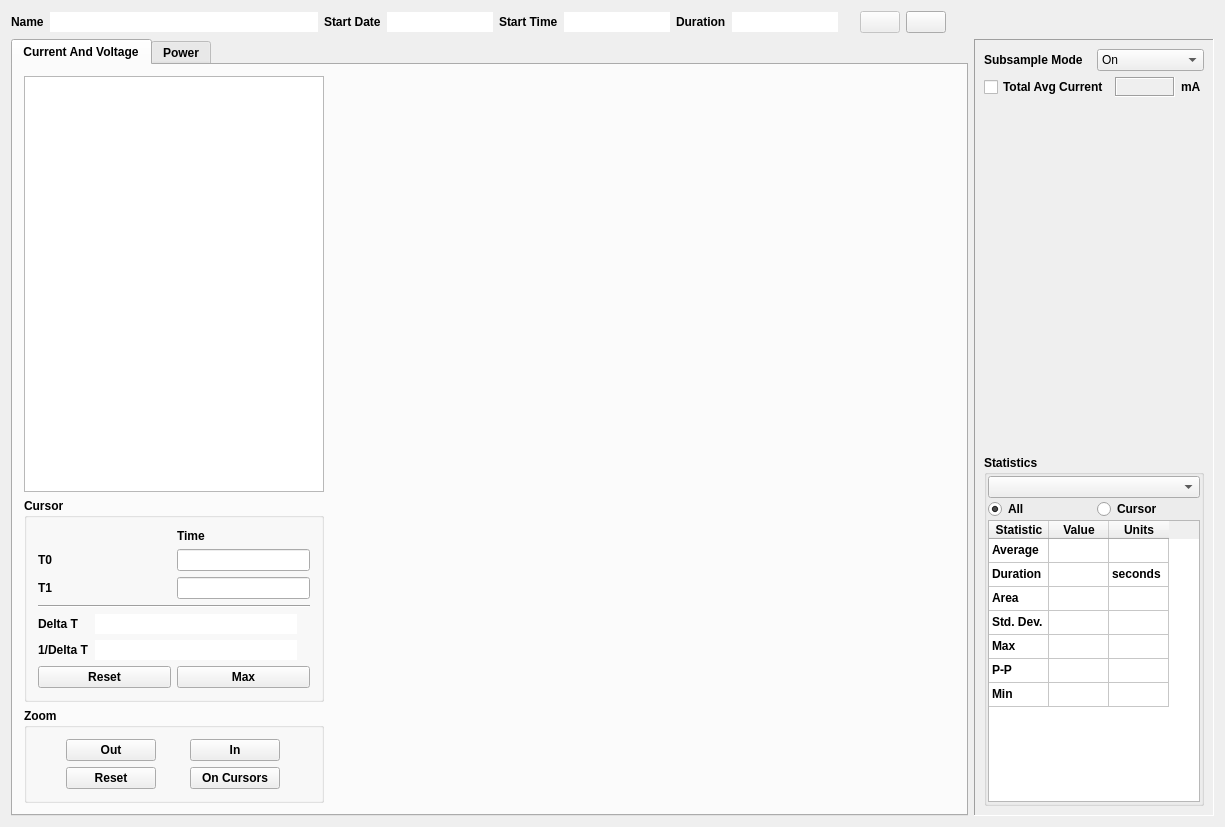
<?xml version="1.0" encoding="UTF-8"?>
<ui version="4.0">
 <class>EPMViewerWindowClass</class>
 <widget class="QWidget" name="EPMViewerWindowClass">
  <property name="geometry">
   <rect>
    <x>0</x>
    <y>0</y>
    <width>1225</width>
    <height>827</height>
   </rect>
  </property>
  <property name="sizePolicy">
   <sizepolicy hsizetype="Expanding" vsizetype="Expanding">
    <horstretch>0</horstretch>
    <verstretch>0</verstretch>
   </sizepolicy>
  </property>
  <property name="minimumSize">
   <size>
    <width>0</width>
    <height>0</height>
   </size>
  </property>
  <property name="maximumSize">
   <size>
    <width>16777215</width>
    <height>16777215</height>
   </size>
  </property>
  <property name="windowTitle">
   <string>QEPM Viewer</string>
  </property>
  <property name="windowIcon">
   <iconset resource="Resources/QEPMViewer.qrc">
    <normaloff>:/QEPMViewer.ico</normaloff>:/QEPMViewer.ico</iconset>
  </property>
  <layout class="QVBoxLayout" name="_topLayout">
   <item>
    <layout class="QHBoxLayout" name="captionLayout">
     <property name="spacing">
      <number>6</number>
     </property>
     <property name="bottomMargin">
      <number>0</number>
     </property>
     <item>
      <widget class="QLabel" name="label_4">
       <property name="text">
        <string>&lt;html&gt;&lt;head/&gt;&lt;body&gt;&lt;p&gt;&lt;span style=&quot; font-weight:600;&quot;&gt;Name&lt;/span&gt;&lt;/p&gt;&lt;/body&gt;&lt;/html&gt;</string>
       </property>
      </widget>
     </item>
     <item>
      <widget class="QLineEdit" name="_name">
       <property name="minimumSize">
        <size>
         <width>160</width>
         <height>0</height>
        </size>
       </property>
       <property name="autoFillBackground">
        <bool>false</bool>
       </property>
       <property name="frame">
        <bool>false</bool>
       </property>
       <property name="readOnly">
        <bool>true</bool>
       </property>
      </widget>
     </item>
     <item>
      <widget class="QLabel" name="label_5">
       <property name="text">
        <string>&lt;html&gt;&lt;head/&gt;&lt;body&gt;&lt;p&gt;&lt;span style=&quot; font-weight:600;&quot;&gt;Start Date&lt;/span&gt;&lt;/p&gt;&lt;/body&gt;&lt;/html&gt;</string>
       </property>
      </widget>
     </item>
     <item>
      <widget class="QLineEdit" name="_startDate">
       <property name="sizePolicy">
        <sizepolicy hsizetype="Minimum" vsizetype="Fixed">
         <horstretch>0</horstretch>
         <verstretch>0</verstretch>
        </sizepolicy>
       </property>
       <property name="minimumSize">
        <size>
         <width>80</width>
         <height>0</height>
        </size>
       </property>
       <property name="frame">
        <bool>false</bool>
       </property>
       <property name="alignment">
        <set>Qt::AlignLeading|Qt::AlignLeft|Qt::AlignVCenter</set>
       </property>
       <property name="readOnly">
        <bool>true</bool>
       </property>
      </widget>
     </item>
     <item>
      <widget class="QLabel" name="label_6">
       <property name="text">
        <string>&lt;html&gt;&lt;head/&gt;&lt;body&gt;&lt;p&gt;&lt;span style=&quot; font-weight:600;&quot;&gt;Start Time&lt;/span&gt;&lt;/p&gt;&lt;/body&gt;&lt;/html&gt;</string>
       </property>
      </widget>
     </item>
     <item>
      <widget class="QLineEdit" name="_startTime">
       <property name="sizePolicy">
        <sizepolicy hsizetype="Minimum" vsizetype="Fixed">
         <horstretch>0</horstretch>
         <verstretch>0</verstretch>
        </sizepolicy>
       </property>
       <property name="minimumSize">
        <size>
         <width>80</width>
         <height>0</height>
        </size>
       </property>
       <property name="frame">
        <bool>false</bool>
       </property>
       <property name="alignment">
        <set>Qt::AlignLeading|Qt::AlignLeft|Qt::AlignVCenter</set>
       </property>
       <property name="readOnly">
        <bool>true</bool>
       </property>
      </widget>
     </item>
     <item>
      <widget class="QLabel" name="label_7">
       <property name="text">
        <string>&lt;html&gt;&lt;head/&gt;&lt;body&gt;&lt;p&gt;&lt;span style=&quot; font-weight:600;&quot;&gt;Duration&lt;/span&gt;&lt;/p&gt;&lt;/body&gt;&lt;/html&gt;</string>
       </property>
      </widget>
     </item>
     <item>
      <widget class="QLineEdit" name="_duration">
       <property name="sizePolicy">
        <sizepolicy hsizetype="Minimum" vsizetype="Fixed">
         <horstretch>0</horstretch>
         <verstretch>0</verstretch>
        </sizepolicy>
       </property>
       <property name="minimumSize">
        <size>
         <width>80</width>
         <height>0</height>
        </size>
       </property>
       <property name="frame">
        <bool>false</bool>
       </property>
       <property name="alignment">
        <set>Qt::AlignJustify|Qt::AlignVCenter</set>
       </property>
       <property name="readOnly">
        <bool>true</bool>
       </property>
      </widget>
     </item>
     <item>
      <spacer name="horizontalSpacer_3">
       <property name="orientation">
        <enum>Qt::Horizontal</enum>
       </property>
       <property name="sizeType">
        <enum>QSizePolicy::Fixed</enum>
       </property>
       <property name="sizeHint" stdset="0">
        <size>
         <width>16</width>
         <height>20</height>
        </size>
       </property>
      </spacer>
     </item>
     <item>
      <widget class="QPushButton" name="_exportButton">
       <property name="enabled">
        <bool>false</bool>
       </property>
       <property name="contextMenuPolicy">
        <enum>Qt::NoContextMenu</enum>
       </property>
       <property name="toolTip">
        <string>&lt;html&gt;&lt;head/&gt;&lt;body&gt;&lt;p&gt;Export selected or unselected series&lt;/p&gt;&lt;/body&gt;&lt;/html&gt;</string>
       </property>
       <property name="text">
        <string/>
       </property>
       <property name="icon">
        <iconset resource="Resources/QEPMViewer.qrc">
         <normaloff>:/Export.png</normaloff>:/Export.png</iconset>
       </property>
       <property name="iconSize">
        <size>
         <width>27</width>
         <height>20</height>
        </size>
       </property>
      </widget>
     </item>
     <item>
      <widget class="QPushButton" name="_locateExportFolder">
       <property name="contextMenuPolicy">
        <enum>Qt::NoContextMenu</enum>
       </property>
       <property name="text">
        <string/>
       </property>
       <property name="icon">
        <iconset resource="Resources/QEPMViewer.qrc">
         <normaloff>:/folder-play.png</normaloff>:/folder-play.png</iconset>
       </property>
       <property name="iconSize">
        <size>
         <width>27</width>
         <height>20</height>
        </size>
       </property>
      </widget>
     </item>
     <item>
      <spacer name="horizontalSpacer_2">
       <property name="orientation">
        <enum>Qt::Horizontal</enum>
       </property>
       <property name="sizeHint" stdset="0">
        <size>
         <width>40</width>
         <height>20</height>
        </size>
       </property>
      </spacer>
     </item>
    </layout>
   </item>
   <item>
    <layout class="QHBoxLayout" name="horizontalLayout_4" stretch="10,1">
     <item>
      <widget class="QTabWidget" name="_tabWidget">
       <property name="font">
        <font>
         <bold>true</bold>
        </font>
       </property>
       <property name="currentIndex">
        <number>0</number>
       </property>
       <widget class="QWidget" name="_currentAndVoltageTab">
        <attribute name="title">
         <string>Current And Voltage</string>
        </attribute>
        <layout class="QHBoxLayout" name="horizontalLayout_8" stretch="1,10">
         <item>
          <layout class="QVBoxLayout" name="verticalLayout_12">
           <item>
            <widget class="EPMChannelTable" name="_channelTable">
             <property name="sizePolicy">
              <sizepolicy hsizetype="Fixed" vsizetype="Expanding">
               <horstretch>0</horstretch>
               <verstretch>0</verstretch>
              </sizepolicy>
             </property>
             <property name="minimumSize">
              <size>
               <width>300</width>
               <height>0</height>
              </size>
             </property>
             <property name="maximumSize">
              <size>
               <width>300</width>
               <height>16777215</height>
              </size>
             </property>
             <property name="verticalScrollBarPolicy">
              <enum>Qt::ScrollBarAsNeeded</enum>
             </property>
             <property name="horizontalScrollBarPolicy">
              <enum>Qt::ScrollBarAlwaysOff</enum>
             </property>
             <property name="editTriggers">
              <set>QAbstractItemView::NoEditTriggers</set>
             </property>
             <property name="selectionMode">
              <enum>QAbstractItemView::NoSelection</enum>
             </property>
             <attribute name="horizontalHeaderMinimumSectionSize">
              <number>30</number>
             </attribute>
             <attribute name="horizontalHeaderDefaultSectionSize">
              <number>30</number>
             </attribute>
             <attribute name="verticalHeaderVisible">
              <bool>false</bool>
             </attribute>
             <attribute name="verticalHeaderMinimumSectionSize">
              <number>24</number>
             </attribute>
             <attribute name="verticalHeaderDefaultSectionSize">
              <number>24</number>
             </attribute>
            </widget>
           </item>
           <item>
            <layout class="QVBoxLayout" name="verticalLayout_11">
             <item>
              <widget class="QGroupBox" name="groupBox_2">
               <property name="sizePolicy">
                <sizepolicy hsizetype="Preferred" vsizetype="Preferred">
                 <horstretch>0</horstretch>
                 <verstretch>0</verstretch>
                </sizepolicy>
               </property>
               <property name="minimumSize">
                <size>
                 <width>250</width>
                 <height>0</height>
                </size>
               </property>
               <property name="title">
                <string>Cursor</string>
               </property>
               <layout class="QVBoxLayout" name="verticalLayout_15">
                <item>
                 <layout class="QVBoxLayout" name="verticalLayout_14">
                  <item>
                   <layout class="QHBoxLayout" name="horizontalLayout_9">
                    <item>
                     <layout class="QVBoxLayout" name="verticalLayout_7">
                      <item>
                       <spacer name="horizontalSpacer">
                        <property name="orientation">
                         <enum>Qt::Horizontal</enum>
                        </property>
                        <property name="sizeHint" stdset="0">
                         <size>
                          <width>40</width>
                          <height>20</height>
                         </size>
                        </property>
                       </spacer>
                      </item>
                      <item>
                       <widget class="QLabel" name="label_8">
                        <property name="text">
                         <string>&lt;html&gt;&lt;head/&gt;&lt;body&gt;&lt;p&gt;T0&lt;/p&gt;&lt;/body&gt;&lt;/html&gt;</string>
                        </property>
                       </widget>
                      </item>
                      <item>
                       <widget class="QLabel" name="label_9">
                        <property name="text">
                         <string>&lt;html&gt;&lt;head/&gt;&lt;body&gt;&lt;p&gt;T1&lt;/p&gt;&lt;/body&gt;&lt;/html&gt;</string>
                        </property>
                       </widget>
                      </item>
                     </layout>
                    </item>
                    <item>
                     <layout class="QVBoxLayout" name="verticalLayout_13">
                      <item>
                       <widget class="QLabel" name="label_10">
                        <property name="text">
                         <string>&lt;html&gt;&lt;head/&gt;&lt;body&gt;&lt;p&gt;Time&lt;/p&gt;&lt;/body&gt;&lt;/html&gt;</string>
                        </property>
                       </widget>
                      </item>
                      <item>
                       <widget class="QLineEdit" name="_t0"/>
                      </item>
                      <item>
                       <widget class="QLineEdit" name="_t1"/>
                      </item>
                     </layout>
                    </item>
                   </layout>
                  </item>
                  <item>
                   <widget class="Line" name="line">
                    <property name="orientation">
                     <enum>Qt::Horizontal</enum>
                    </property>
                   </widget>
                  </item>
                  <item>
                   <layout class="QHBoxLayout" name="horizontalLayout_5">
                    <item>
                     <layout class="QVBoxLayout" name="verticalLayout_5">
                      <item>
                       <widget class="QLabel" name="label_11">
                        <property name="text">
                         <string>&lt;html&gt;&lt;head/&gt;&lt;body&gt;&lt;p&gt;Delta T&lt;/p&gt;&lt;/body&gt;&lt;/html&gt;</string>
                        </property>
                       </widget>
                      </item>
                      <item>
                       <widget class="QLabel" name="label_12">
                        <property name="text">
                         <string>&lt;html&gt;&lt;head/&gt;&lt;body&gt;&lt;p&gt;1/Delta T&lt;/p&gt;&lt;/body&gt;&lt;/html&gt;</string>
                        </property>
                       </widget>
                      </item>
                     </layout>
                    </item>
                    <item>
                     <layout class="QVBoxLayout" name="verticalLayout_6">
                      <item>
                       <widget class="QLineEdit" name="_deltaT">
                        <property name="frame">
                         <bool>false</bool>
                        </property>
                        <property name="alignment">
                         <set>Qt::AlignCenter</set>
                        </property>
                        <property name="readOnly">
                         <bool>true</bool>
                        </property>
                       </widget>
                      </item>
                      <item>
                       <widget class="QLineEdit" name="_1DivDeltaT">
                        <property name="frame">
                         <bool>false</bool>
                        </property>
                        <property name="alignment">
                         <set>Qt::AlignCenter</set>
                        </property>
                        <property name="readOnly">
                         <bool>true</bool>
                        </property>
                       </widget>
                      </item>
                     </layout>
                    </item>
                    <item>
                     <layout class="QVBoxLayout" name="verticalLayout_16">
                      <item>
                       <widget class="QLabel" name="_deltaTLabel">
                        <property name="text">
                         <string/>
                        </property>
                       </widget>
                      </item>
                      <item>
                       <widget class="QLabel" name="_1DivDeltaTLabel">
                        <property name="text">
                         <string/>
                        </property>
                       </widget>
                      </item>
                     </layout>
                    </item>
                   </layout>
                  </item>
                 </layout>
                </item>
                <item>
                 <layout class="QHBoxLayout" name="horizontalLayout_6">
                  <item>
                   <widget class="QPushButton" name="_resetButton">
                    <property name="text">
                     <string>Reset</string>
                    </property>
                   </widget>
                  </item>
                  <item>
                   <widget class="QPushButton" name="_maxButton">
                    <property name="text">
                     <string>Max</string>
                    </property>
                   </widget>
                  </item>
                 </layout>
                </item>
               </layout>
              </widget>
             </item>
             <item>
              <widget class="QGroupBox" name="groupBox_3">
               <property name="sizePolicy">
                <sizepolicy hsizetype="Preferred" vsizetype="Preferred">
                 <horstretch>0</horstretch>
                 <verstretch>0</verstretch>
                </sizepolicy>
               </property>
               <property name="title">
                <string>Zoom</string>
               </property>
               <layout class="QVBoxLayout" name="verticalLayout_10">
                <item>
                 <layout class="QHBoxLayout" name="horizontalLayout_7">
                  <item>
                   <layout class="QVBoxLayout" name="verticalLayout_8">
                    <item>
                     <widget class="QPushButton" name="_zoomOutButton">
                      <property name="sizePolicy">
                       <sizepolicy hsizetype="Maximum" vsizetype="Fixed">
                        <horstretch>0</horstretch>
                        <verstretch>0</verstretch>
                       </sizepolicy>
                      </property>
                      <property name="maximumSize">
                       <size>
                        <width>90</width>
                        <height>16777215</height>
                       </size>
                      </property>
                      <property name="text">
                       <string>Out</string>
                      </property>
                     </widget>
                    </item>
                    <item>
                     <widget class="QPushButton" name="_resetZoomButton">
                      <property name="sizePolicy">
                       <sizepolicy hsizetype="Maximum" vsizetype="Fixed">
                        <horstretch>0</horstretch>
                        <verstretch>0</verstretch>
                       </sizepolicy>
                      </property>
                      <property name="maximumSize">
                       <size>
                        <width>90</width>
                        <height>16777215</height>
                       </size>
                      </property>
                      <property name="text">
                       <string>Reset</string>
                      </property>
                     </widget>
                    </item>
                   </layout>
                  </item>
                  <item>
                   <layout class="QVBoxLayout" name="verticalLayout_9">
                    <item>
                     <widget class="QPushButton" name="_zoomInButton">
                      <property name="sizePolicy">
                       <sizepolicy hsizetype="Maximum" vsizetype="Fixed">
                        <horstretch>0</horstretch>
                        <verstretch>0</verstretch>
                       </sizepolicy>
                      </property>
                      <property name="minimumSize">
                       <size>
                        <width>80</width>
                        <height>0</height>
                       </size>
                      </property>
                      <property name="maximumSize">
                       <size>
                        <width>90</width>
                        <height>80</height>
                       </size>
                      </property>
                      <property name="text">
                       <string>In</string>
                      </property>
                     </widget>
                    </item>
                    <item>
                     <widget class="QPushButton" name="_zoomOnCursorButton">
                      <property name="sizePolicy">
                       <sizepolicy hsizetype="Maximum" vsizetype="Fixed">
                        <horstretch>0</horstretch>
                        <verstretch>0</verstretch>
                       </sizepolicy>
                      </property>
                      <property name="minimumSize">
                       <size>
                        <width>80</width>
                        <height>0</height>
                       </size>
                      </property>
                      <property name="maximumSize">
                       <size>
                        <width>90</width>
                        <height>16777215</height>
                       </size>
                      </property>
                      <property name="text">
                       <string>On Cursors</string>
                      </property>
                     </widget>
                    </item>
                   </layout>
                  </item>
                 </layout>
                </item>
               </layout>
              </widget>
             </item>
            </layout>
           </item>
          </layout>
         </item>
         <item>
          <layout class="QVBoxLayout" name="verticalLayout">
           <item>
            <widget class="CurrentChart" name="_currentChart" native="true">
             <property name="sizePolicy">
              <sizepolicy hsizetype="Expanding" vsizetype="Expanding">
               <horstretch>0</horstretch>
               <verstretch>0</verstretch>
              </sizepolicy>
             </property>
             <property name="minimumSize">
              <size>
               <width>50</width>
               <height>50</height>
              </size>
             </property>
            </widget>
           </item>
           <item>
            <widget class="VoltageChart" name="_voltageChart" native="true">
             <property name="sizePolicy">
              <sizepolicy hsizetype="Expanding" vsizetype="Expanding">
               <horstretch>0</horstretch>
               <verstretch>0</verstretch>
              </sizepolicy>
             </property>
             <property name="minimumSize">
              <size>
               <width>50</width>
               <height>50</height>
              </size>
             </property>
            </widget>
           </item>
          </layout>
         </item>
        </layout>
       </widget>
       <widget class="QWidget" name="_powerTab">
        <attribute name="title">
         <string>Power</string>
        </attribute>
        <layout class="QHBoxLayout" name="horizontalLayout_10">
         <item>
          <widget class="EPMChannelTable" name="_powerChannelTable">
           <property name="sizePolicy">
            <sizepolicy hsizetype="Fixed" vsizetype="Expanding">
             <horstretch>0</horstretch>
             <verstretch>0</verstretch>
            </sizepolicy>
           </property>
           <property name="minimumSize">
            <size>
             <width>250</width>
             <height>0</height>
            </size>
           </property>
           <property name="maximumSize">
            <size>
             <width>250</width>
             <height>16777215</height>
            </size>
           </property>
           <property name="verticalScrollBarPolicy">
            <enum>Qt::ScrollBarAsNeeded</enum>
           </property>
           <property name="horizontalScrollBarPolicy">
            <enum>Qt::ScrollBarAlwaysOff</enum>
           </property>
           <property name="editTriggers">
            <set>QAbstractItemView::NoEditTriggers</set>
           </property>
           <property name="selectionMode">
            <enum>QAbstractItemView::NoSelection</enum>
           </property>
           <attribute name="horizontalHeaderMinimumSectionSize">
            <number>30</number>
           </attribute>
           <attribute name="horizontalHeaderDefaultSectionSize">
            <number>30</number>
           </attribute>
           <attribute name="verticalHeaderVisible">
            <bool>false</bool>
           </attribute>
           <attribute name="verticalHeaderMinimumSectionSize">
            <number>24</number>
           </attribute>
           <attribute name="verticalHeaderDefaultSectionSize">
            <number>24</number>
           </attribute>
           <column>
            <property name="text">
             <string/>
            </property>
           </column>
           <column>
            <property name="text">
             <string>Channel Name</string>
            </property>
           </column>
           <column>
            <property name="text">
             <string/>
            </property>
           </column>
           <column>
            <property name="text">
             <string>?</string>
            </property>
           </column>
          </widget>
         </item>
         <item>
          <widget class="PowerChart" name="_powerChart" native="true">
           <property name="sizePolicy">
            <sizepolicy hsizetype="Expanding" vsizetype="Expanding">
             <horstretch>0</horstretch>
             <verstretch>0</verstretch>
            </sizepolicy>
           </property>
           <property name="minimumSize">
            <size>
             <width>50</width>
             <height>50</height>
            </size>
           </property>
          </widget>
         </item>
        </layout>
       </widget>
      </widget>
     </item>
     <item>
      <widget class="QFrame" name="frame">
       <property name="frameShape">
        <enum>QFrame::Panel</enum>
       </property>
       <property name="frameShadow">
        <enum>QFrame::Sunken</enum>
       </property>
       <layout class="QVBoxLayout" name="verticalLayout_2">
        <property name="leftMargin">
         <number>9</number>
        </property>
        <property name="topMargin">
         <number>9</number>
        </property>
        <property name="rightMargin">
         <number>9</number>
        </property>
        <property name="bottomMargin">
         <number>9</number>
        </property>
        <item>
         <layout class="QHBoxLayout" name="horizontalLayout">
          <item>
           <widget class="QLabel" name="label">
            <property name="text">
             <string>&lt;html&gt;&lt;head/&gt;&lt;body&gt;&lt;p&gt;&lt;span style=&quot; font-weight:600;&quot;&gt;Subsample Mode&lt;/span&gt;&lt;/p&gt;&lt;/body&gt;&lt;/html&gt;</string>
            </property>
           </widget>
          </item>
          <item>
           <widget class="QComboBox" name="_subSampleMode">
            <item>
             <property name="text">
              <string>On</string>
             </property>
            </item>
            <item>
             <property name="text">
              <string>Max Peak</string>
             </property>
            </item>
            <item>
             <property name="text">
              <string>Min Peak</string>
             </property>
            </item>
            <item>
             <property name="text">
              <string>Average</string>
             </property>
            </item>
            <item>
             <property name="text">
              <string>Off</string>
             </property>
            </item>
           </widget>
          </item>
         </layout>
        </item>
        <item>
         <layout class="QHBoxLayout" name="horizontalLayout_2">
          <item>
           <widget class="QCheckBox" name="_totalAvgCurrentCheckBox">
            <property name="font">
             <font>
              <bold>true</bold>
             </font>
            </property>
            <property name="text">
             <string>Total Avg Current</string>
            </property>
           </widget>
          </item>
          <item>
           <widget class="QLabel" name="_totalAvgCurrent">
            <property name="minimumSize">
             <size>
              <width>60</width>
              <height>0</height>
             </size>
            </property>
            <property name="frameShape">
             <enum>QFrame::Box</enum>
            </property>
            <property name="frameShadow">
             <enum>QFrame::Sunken</enum>
            </property>
            <property name="text">
             <string/>
            </property>
            <property name="alignment">
             <set>Qt::AlignCenter</set>
            </property>
           </widget>
          </item>
          <item>
           <widget class="QLabel" name="label_3">
            <property name="font">
             <font>
              <bold>true</bold>
             </font>
            </property>
            <property name="text">
             <string>mA </string>
            </property>
           </widget>
          </item>
         </layout>
        </item>
        <item>
         <spacer name="verticalSpacer">
          <property name="orientation">
           <enum>Qt::Vertical</enum>
          </property>
          <property name="sizeHint" stdset="0">
           <size>
            <width>20</width>
            <height>40</height>
           </size>
          </property>
         </spacer>
        </item>
        <item>
         <widget class="QGroupBox" name="groupBox">
          <property name="sizePolicy">
           <sizepolicy hsizetype="Preferred" vsizetype="Expanding">
            <horstretch>0</horstretch>
            <verstretch>0</verstretch>
           </sizepolicy>
          </property>
          <property name="font">
           <font>
            <bold>true</bold>
           </font>
          </property>
          <property name="title">
           <string>Statistics</string>
          </property>
          <layout class="QVBoxLayout" name="verticalLayout_3">
           <property name="spacing">
            <number>1</number>
           </property>
           <property name="leftMargin">
            <number>1</number>
           </property>
           <property name="topMargin">
            <number>1</number>
           </property>
           <property name="rightMargin">
            <number>1</number>
           </property>
           <property name="bottomMargin">
            <number>1</number>
           </property>
           <item>
            <widget class="QComboBox" name="_statItemCombo">
             <property name="maxCount">
              <number>16000</number>
             </property>
             <property name="insertPolicy">
              <enum>QComboBox::InsertAtBottom</enum>
             </property>
            </widget>
           </item>
           <item>
            <layout class="QHBoxLayout" name="horizontalLayout_3">
             <item>
              <widget class="QRadioButton" name="_allStatsRadio">
               <property name="text">
                <string>All</string>
               </property>
               <property name="checked">
                <bool>true</bool>
               </property>
              </widget>
             </item>
             <item>
              <widget class="QRadioButton" name="_cursorStatsRadio">
               <property name="text">
                <string>Cursor</string>
               </property>
              </widget>
             </item>
            </layout>
           </item>
           <item>
            <widget class="QTableWidget" name="_statsTable">
             <property name="sizePolicy">
              <sizepolicy hsizetype="Expanding" vsizetype="Expanding">
               <horstretch>0</horstretch>
               <verstretch>0</verstretch>
              </sizepolicy>
             </property>
             <property name="verticalScrollBarPolicy">
              <enum>Qt::ScrollBarAlwaysOff</enum>
             </property>
             <property name="horizontalScrollBarPolicy">
              <enum>Qt::ScrollBarAlwaysOff</enum>
             </property>
             <property name="editTriggers">
              <set>QAbstractItemView::NoEditTriggers</set>
             </property>
             <attribute name="horizontalHeaderMinimumSectionSize">
              <number>40</number>
             </attribute>
             <attribute name="horizontalHeaderDefaultSectionSize">
              <number>60</number>
             </attribute>
             <attribute name="horizontalHeaderStretchLastSection">
              <bool>false</bool>
             </attribute>
             <attribute name="verticalHeaderVisible">
              <bool>false</bool>
             </attribute>
             <attribute name="verticalHeaderDefaultSectionSize">
              <number>24</number>
             </attribute>
             <row>
              <property name="text">
               <string>Average</string>
              </property>
             </row>
             <row>
              <property name="text">
               <string>Duration</string>
              </property>
             </row>
             <row>
              <property name="text">
               <string>Area</string>
              </property>
             </row>
             <row>
              <property name="text">
               <string>Std. Dev.</string>
              </property>
             </row>
             <row>
              <property name="text">
               <string>Max</string>
              </property>
             </row>
             <row>
              <property name="text">
               <string>P-P</string>
              </property>
             </row>
             <row>
              <property name="text">
               <string>Min</string>
              </property>
             </row>
             <column>
              <property name="text">
               <string>Statistic</string>
              </property>
             </column>
             <column>
              <property name="text">
               <string>Value</string>
              </property>
             </column>
             <column>
              <property name="text">
               <string>Units</string>
              </property>
             </column>
             <item row="0" column="0">
              <property name="text">
               <string>Average</string>
              </property>
             </item>
             <item row="0" column="2">
              <property name="text">
               <string/>
              </property>
             </item>
             <item row="1" column="0">
              <property name="text">
               <string>Duration</string>
              </property>
             </item>
             <item row="1" column="2">
              <property name="text">
               <string>seconds</string>
              </property>
             </item>
             <item row="2" column="0">
              <property name="text">
               <string>Area</string>
              </property>
             </item>
             <item row="2" column="2">
              <property name="text">
               <string/>
              </property>
             </item>
             <item row="3" column="0">
              <property name="text">
               <string>Std. Dev.</string>
              </property>
             </item>
             <item row="4" column="0">
              <property name="text">
               <string>Max</string>
              </property>
             </item>
             <item row="4" column="2">
              <property name="text">
               <string/>
              </property>
             </item>
             <item row="5" column="0">
              <property name="text">
               <string>P-P</string>
              </property>
             </item>
             <item row="5" column="2">
              <property name="text">
               <string/>
              </property>
             </item>
             <item row="6" column="0">
              <property name="text">
               <string>Min</string>
              </property>
             </item>
             <item row="6" column="2">
              <property name="text">
               <string/>
              </property>
             </item>
            </widget>
           </item>
          </layout>
         </widget>
        </item>
       </layout>
      </widget>
     </item>
    </layout>
   </item>
  </layout>
 </widget>
 <layoutdefault spacing="6" margin="11"/>
 <customwidgets>
  <customwidget>
   <class>EPMChannelTable</class>
   <extends>QTableWidget</extends>
   <header location="global">EPMChannelTable.h</header>
  </customwidget>
  <customwidget>
   <class>CurrentChart</class>
   <extends>QWidget</extends>
   <header location="global">CurrentChart.h</header>
   <container>1</container>
  </customwidget>
  <customwidget>
   <class>VoltageChart</class>
   <extends>QWidget</extends>
   <header>VoltageChart.h</header>
   <container>1</container>
  </customwidget>
  <customwidget>
   <class>PowerChart</class>
   <extends>QWidget</extends>
   <header>PowerChart.h</header>
   <container>1</container>
  </customwidget>
 </customwidgets>
 <resources>
  <include location="Resources/QEPMViewer.qrc"/>
 </resources>
 <connections/>
</ui>
